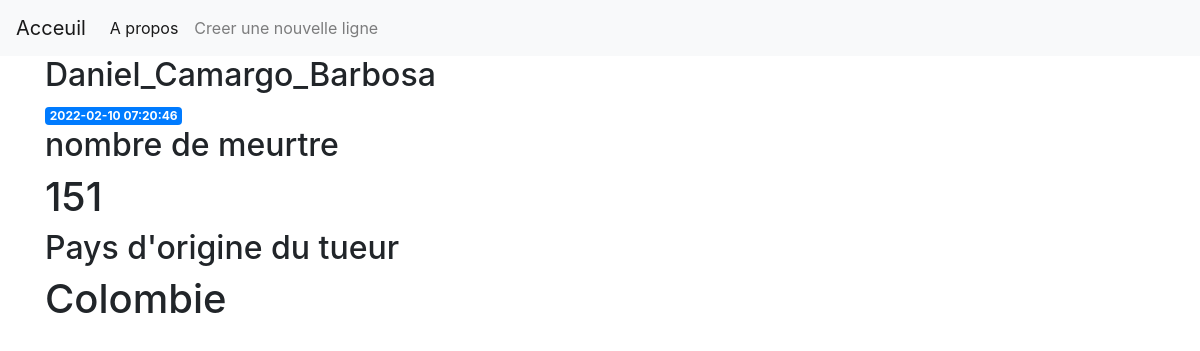
/4, run on the app's committed database.
### tables this page shows
CREATE TABLE posts (
    id INTEGER PRIMARY KEY AUTOINCREMENT,
    nom TEXT NOT NULL,
    created TIMESTAMP NOT NULL DEFAULT CURRENT_TIMESTAMP,
    meurtre INTEGER NOT NULL,
    pays TEXT NOT NULL
);

### app.py (the view)
@app.route('/<int:post_id>')
def post(post_id):
    post = get_post(post_id)
    return render_template('post.html', post=post)

### app.py (called while the page is built)
def get_db_connection():
    conn = sqlite3.connect('database.db')
    conn.row_factory = sqlite3.Row
    return conn

def get_post(post_id):
    conn = get_db_connection()
    post = conn.execute('SELECT * FROM posts WHERE id = ?',
                        (post_id,)).fetchone()
    conn.close()
    if post is None:
        abort(404)
    return post

### templates/post.html
{% extends 'base.html' %}
{% block content %}
    <h2>{% block title %} {{ post['nom'] }} {% endblock %}</h2>
    <span class="badge badge-primary">{{ post['created'] }}</span>
    <h2>nombre de meurtre </h2>
    <h1>{{ post['meurtre'] }}</h1>
    <h2>Pays d'origine du tueur </h2>
    <h1>{{ post['pays'] }}</h1>
{% endblock %}

### data on the page
posts: nom "Daniel_Camargo_Barbosa", created "2022-02-10 07:20:46", meurtre "151", pays "Colombie"
